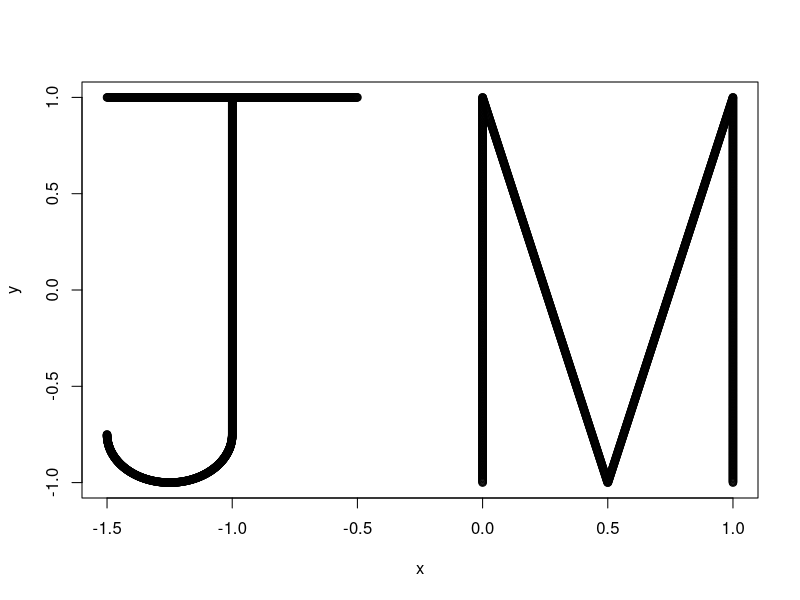
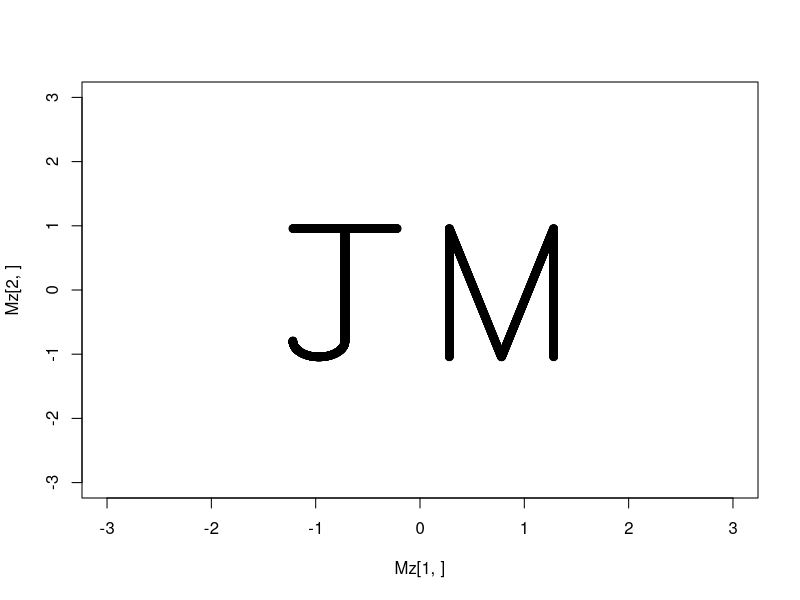
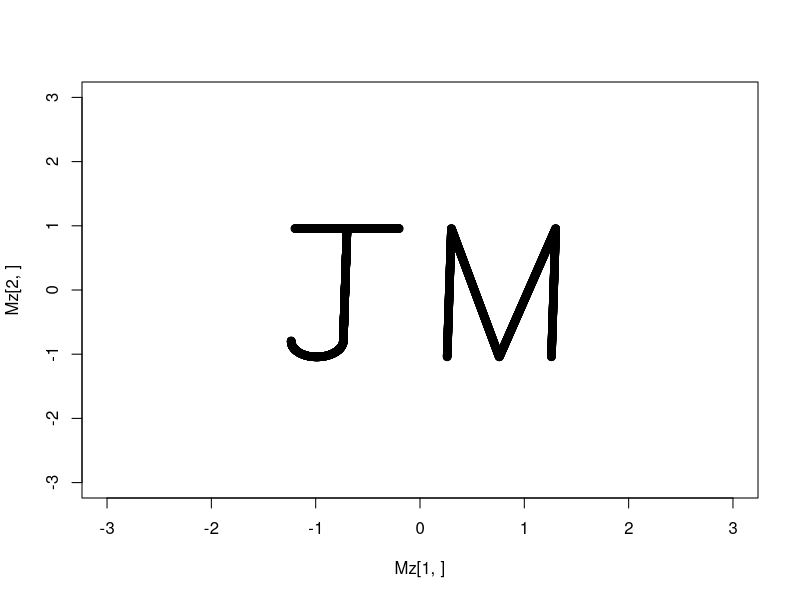
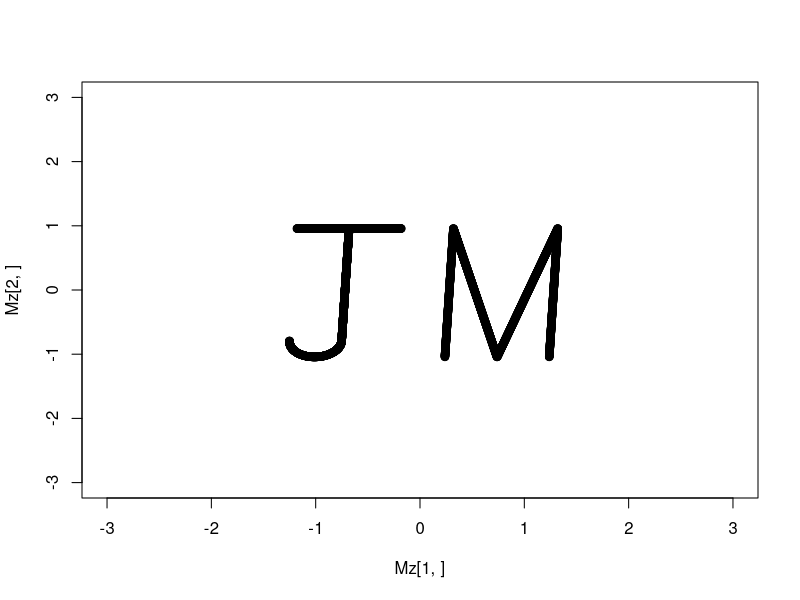
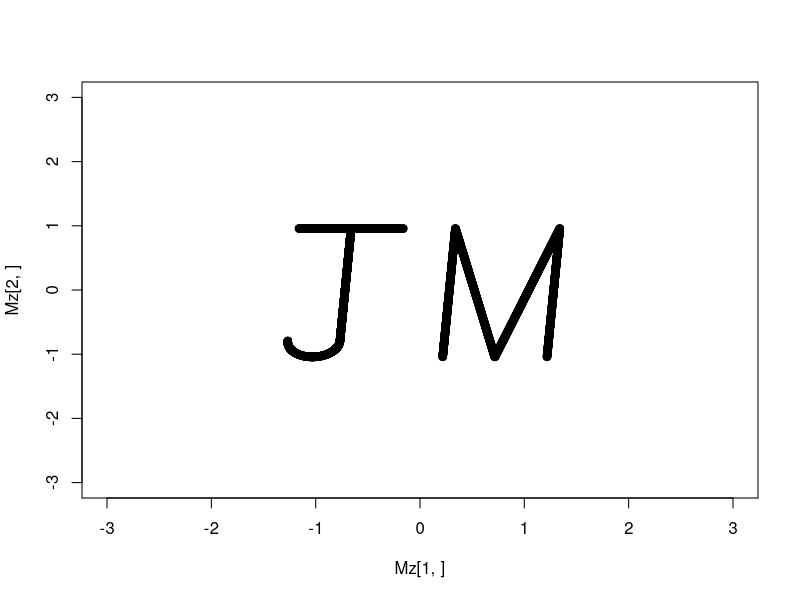
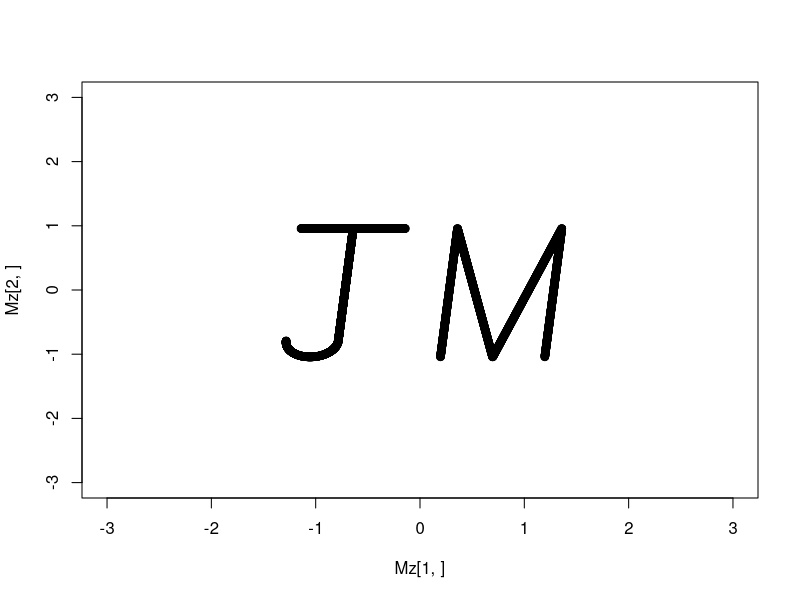
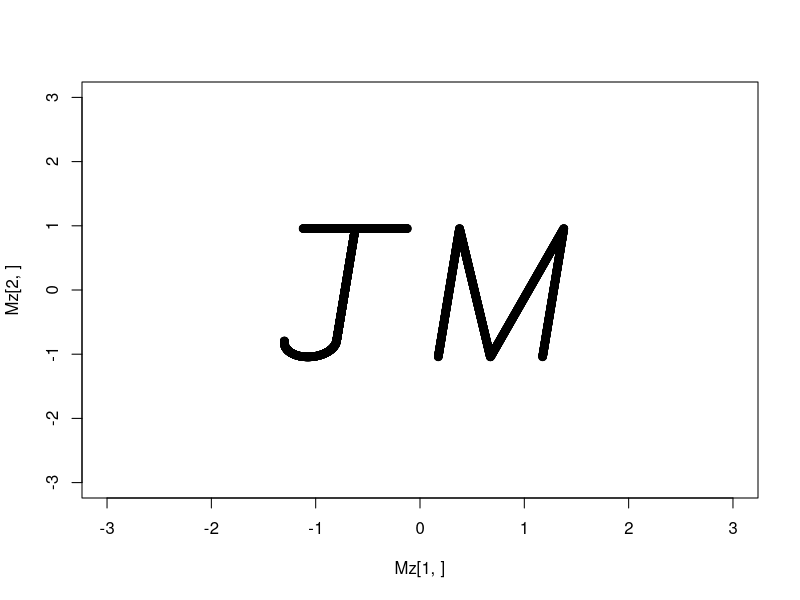
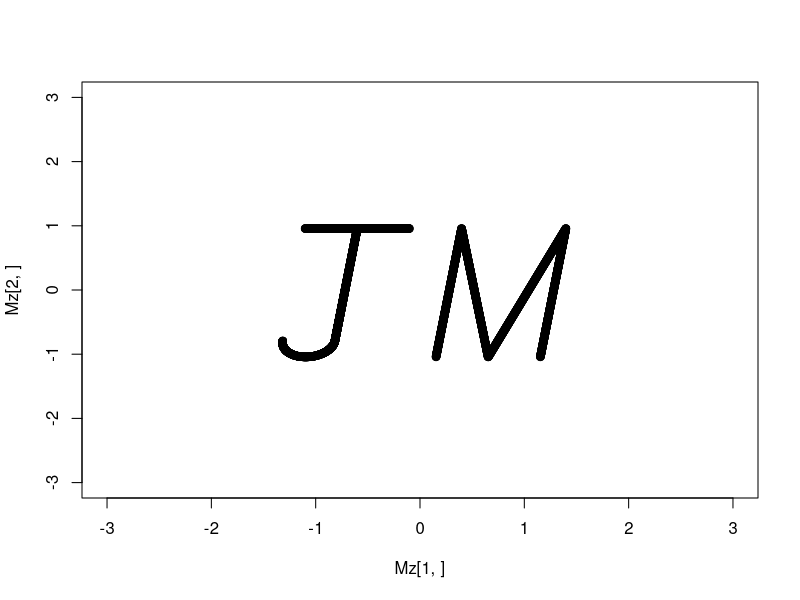

R code for these plots, in order:
## ---- chunk 1
require(tidyverse)

knitr::opts_chunk$set(
  tidy=FALSE,     # display code as typed
  size="small")   # slightly smaller font for code
## ---- chunk 2
# Make a J

x1 = c(seq(0, 1, length.out = 500), rep(0.5, 1000), 0.25 + 0.25 * cos(seq(0, -pi, length.out = 500)))
y1 = c(rep(1, 500), seq(1, -0.75, length.out = 1000), -0.75 + 0.25 * sin(seq(0, -pi, length.out = 500)))

# Make an M

x2 = c(rep(0, 500), seq(0, 1, length.out = 1000), rep(1, 500))
y2 = c(seq(-1, 1, length.out = 500), seq(1, -1, length.out = 500), seq(-1, 1, length.out = 500), seq(1, -1, length.out = 500))

# Put them together with a space between

x <- c(x1 - 1.5, x2)
y <- c(y1, y2)

plot(x, y)
## ---- chunk 3
# Matrix forms:
# Identity
# M <- matrix(c(1, 0, 0, 1), nrow = 2)
# Shear
# M <- matrix(c(1, 0, lambda, 1), nrow = 2)
# Rotation
# M <- matrix(c(cos(theta, -sin(theta), sin(theta), cos(theta))))
# Projection
# M <- matrix(c(1, 0, 0, beta))

# Set up animation with 3 * n steps (starting with identity and morphing)
n <- 50
alpha <- c(rep(1, n), cos(seq(0, 2 * pi, length.out = n)), rep(1, n))
beta <- c(rep(0, n), -sin(seq(0, 2 * pi, length.out = n)), rep(0, n))
delta <- c(seq(0, 1, length.out = n), sin(seq(0, 2 * pi, length.out = n)), rep(0, n))
gamma <- c(rep(1, n), cos(seq(0, 2 * pi, length.out = n)), seq(1, 0, length.out = n))

z <- rbind(x - mean(x), y - mean(y))

X11()
for (i in 1:(3 * n)) {
  Mz <- matrix(c(alpha[i], beta[i], delta[i], gamma[i]), nrow = 2) %*% z
  plot(Mz[1,], Mz[2,], xlim = c(-3,3), ylim = c(-3, 3))
}
dev.off()
